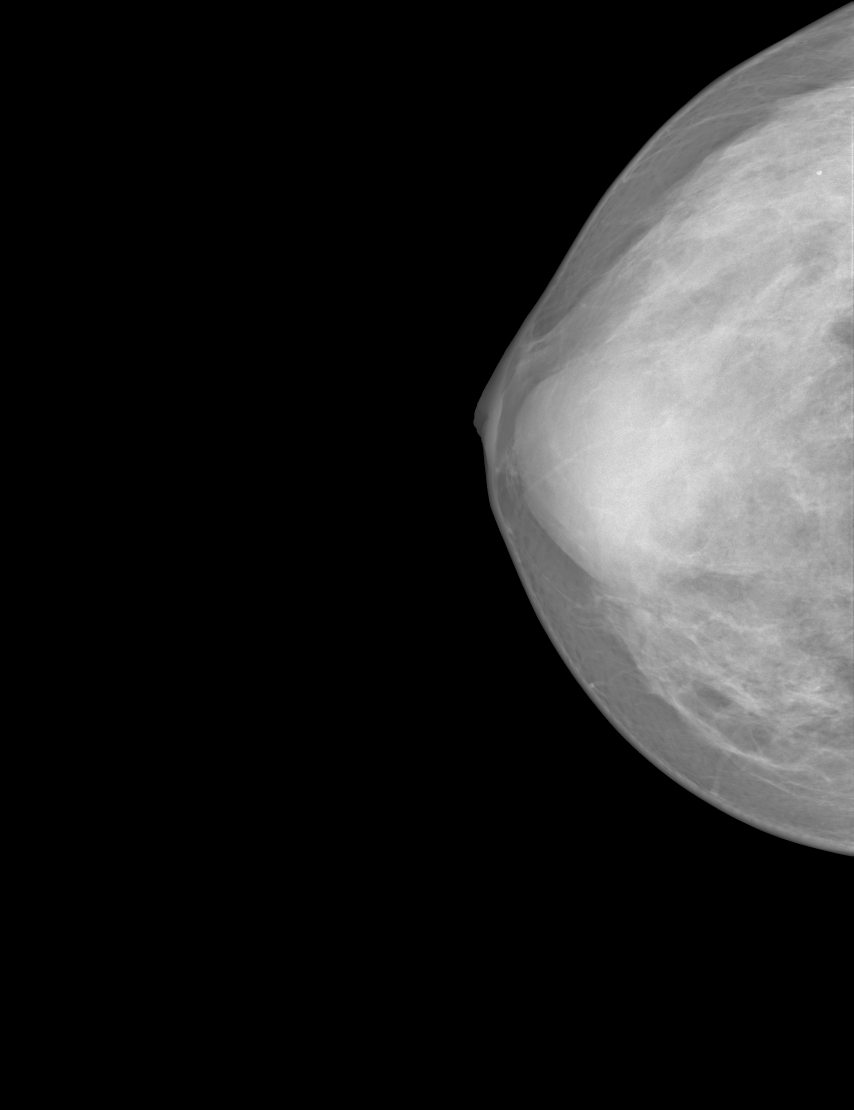
#> input picture data/20587902_8dbbd4e51f549ff0_MG_R_CC_ANON.png, 2560 x 3328 px, found by its file name (shown at 1/3 size); its folder holds 2 pictures in this run
$ python main.py
#> lines starting #> are read from the running program, lines starting #| are printed output that depends on the picture; after the words box and inside, x2 and y2 are one past the last pixel; in counts of white or black regions, pixels touching at a corner belong together
### src/breast_preprocessing/io_utils.py
import os
import matplotlib.pyplot as plt

def ensure_dir(folder: str):
    """Create the output folder if it does not already exist."""
    if not os.path.exists(folder):
        os.makedirs(folder)

def get_image_pairs(input_dir: str, mode: str, single_cc: str, single_mlo: str):
    """Return paired CC/MLO filenames from the input directory or a single pair in single mode."""
    if mode == "single":
        return [(single_cc, single_mlo)]

    image_files_cc = sorted([f for f in os.listdir(input_dir) if f.endswith(".png") and "R" in f and "CC" in f])
    image_files_mlo = sorted([f for f in os.listdir(input_dir) if f.endswith(".png") and "R" in f and "ML" in f])

    if len(image_files_cc) != len(image_files_mlo):
        print("[WARNING] Different number of CC and MLO images found!")
        print(f"CC images: {len(image_files_cc)}, MLO images: {len(image_files_mlo)}")

    return list(zip(image_files_cc, image_files_mlo))

def load_pair(input_dir: str, filename_cc: str, filename_mlo: str):
    """Load a CC/MLO image pair from disk and return them as NumPy arrays."""
#> called with input_dir = 'data'
    cc_image = plt.imread(os.path.join(input_dir, filename_cc))
#> cc_image is the input picture: shape (3328, 2560) float32; min 0, max 1, mean 0.146
    mlo_image = plt.imread(os.path.join(input_dir, filename_mlo))
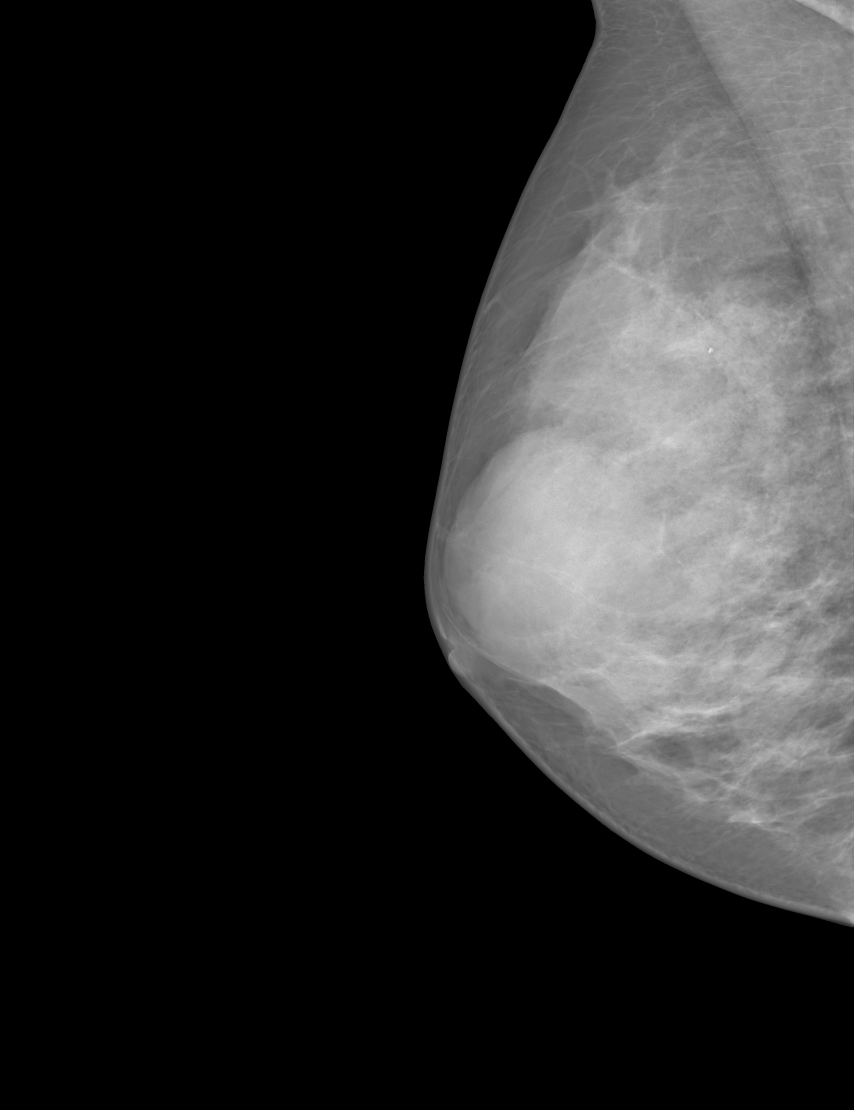
#> input picture data/20587928_8dbbd4e51f549ff0_MG_R_ML_ANON.png, 2560 x 3328 px, found by its file name (shown at 1/3 size)
#> mlo_image is the input picture: shape (3328, 2560) float32; min 0, max 1, mean 0.182
    return cc_image, mlo_image

### src/breast_preprocessing/periphery.py
import numpy as np
from skimage import filters, morphology, measure

def separate_periphery(image):
    """
    Extract the breast peripheral area mask and its
    contour using thresholding and morphological cleanup.
    """
    otsu_thresh = filters.threshold_otsu(image)
#> otsu_thresh = 0.314
    bpa_otsu = image > otsu_thresh
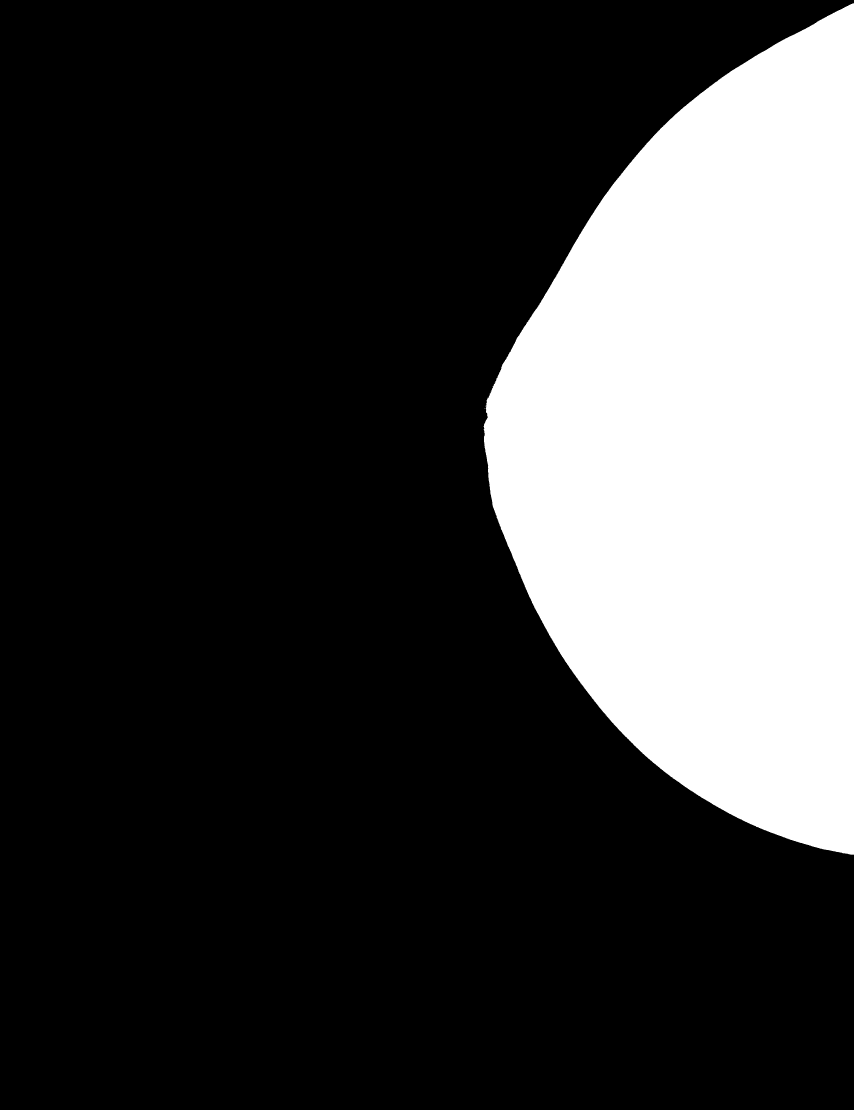
#> bpa_otsu: shape (3328, 2560) bool (shown at 1/3 size); 23% white; 3 white regions (2 under 20 px), largest, box (x1, y1, x2, y2) and area: (1451, 10, 2560, 2564) 1962508
    mean_intensity = image[bpa_otsu].mean()
#> mean_intensity = 0.629
    bpa_threshold = image > mean_intensity
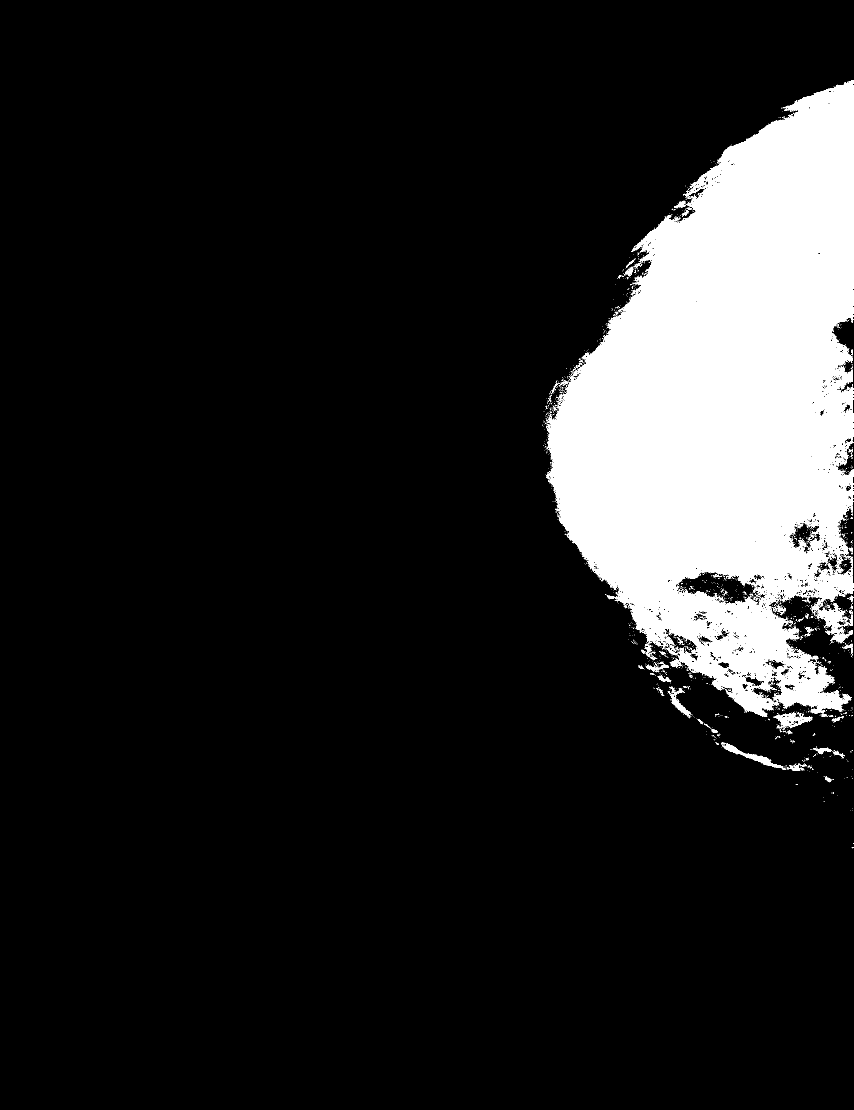
#> bpa_threshold: shape (3328, 2560) bool (shown at 1/3 size); 12.8% white; 3325 white regions (3224 under 20 px), largest, box (x1, y1, x2, y2) and area: (1638, 240, 2560, 2151) 1069912, (2451, 1826, 2559, 1930) 3915, (2166, 2227, 2358, 2309) 2389
    bpa_combined = np.logical_or(bpa_otsu, bpa_threshold)
#> (the run stopped early here; a loop or call above may not have finished)
